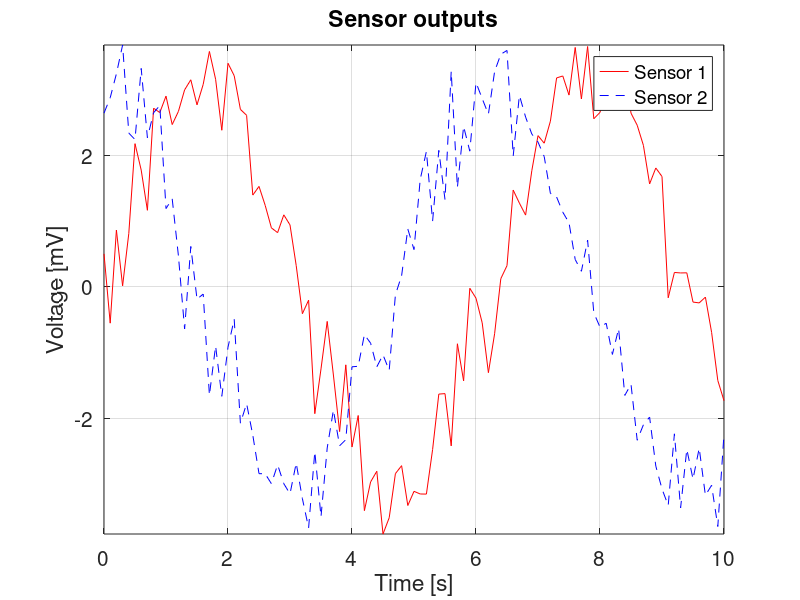

MATLAB code for this plot:
%% exercise 0.5.2
% We simulate measurements every 100 ms for a period of 10 seconds 
t = 0:0.1:10;

%The data from the sensors are generated as either a sine or a cosine 
%with some Gaussian noise added.
sensor1 = 3*sin(t)+0.5*randn(size(t));
sensor2 = 3*cos(t)+0.5*randn(size(t));

 % Change the font size to make axis and title readable
font_size = 15;

% Define the name of the curves
legend_strings = {'Sensor 1', 'Sensor 2'}; 

% Start plotting the simulated measurements
figure(1); clf;
    % Plot the sensor 1 output as a function of time, and
    % make the curve red and fully drawn
    plot(t,sensor1,'r-'); 
    
    % Hold (dont remove) the first plot when plotting the second
    hold on 
    
    % Plot the sensor 2 output as a function of time, and
    % make the curve blue and dashed
    plot(t,sensor2,'b--'); 
    
    % Notice that these two curves will still be distinguisable even
    % if the plot is made black and white.
    
    % Ensure that the limits on the axis fit the data 
    axis tight 
    
    % Add a grid in the background
    grid 
    
    % Add a legend describing each curve, place it at the "best" location
    % so as to minimize the amount of curve it covers
    legend(legend_strings,'Location','best'); 
    
    % Add labels to the axes
    xlabel('Time [s]')
    ylabel('Voltage [mV]')
    
    % Add a title to the plot
    title('Sensor outputs')
    
    % Set the font size
    set(gca,'FontSize',font_size)
% Export the figure
saveas(gcf,'ex1_5_2.png')